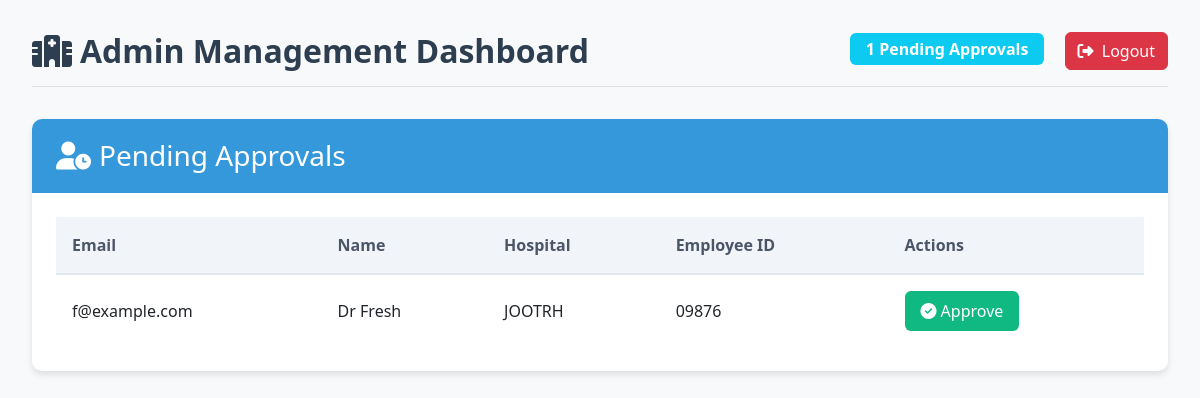
The app's page /dashboard (signed in) with its own data.
### app/models.py (models this page shows, shortened)
class User(UserMixin, db.Model):
    __tablename__ = 'users'
    id = db.Column(db.Integer, primary_key=True)
    hospital_id = db.Column(db.Integer, db.ForeignKey('hospitals.id'), nullable=False)
    admin_id = db.Column(db.Integer, db.ForeignKey('admins.id'))  # Who approved this user
    email = db.Column(db.String(120), unique=True, nullable=False)
    employee_id = db.Column(db.String(50), nullable=False )
    role = db.Column(db.String(30))  # 'doctor', 'nurse', etc.
    is_approved = db.Column(db.Boolean, default=False)
    approval_date = db.Column(db.DateTime)
    created_at = db.Column(db.DateTime, default=datetime.utcnow)
    name = db.Column(db.String(100), nullable=False)
    password_hash = db.Column(db.String(128))

class Hospital(db.Model):
    __tablename__ = 'hospitals'
    id = db.Column(db.Integer, primary_key=True)
    name = db.Column(db.String(100), unique=True, nullable=False)
    verification_code = db.Column(db.String(20), unique=True)
    is_active = db.Column(db.Boolean, default=True)
    created_at = db.Column(db.DateTime, default=datetime.utcnow)
    total_icu_beds = db.Column(db.Integer, default=0)
    available_icu_beds = db.Column(db.Integer, default=0)
    latitude = db.Column(db.Float)
    longitude = db.Column(db.Float)
    level = db.Column(db.Integer)
    admins = db.relationship('Admin', backref='hospital', lazy=True)
    users = db.relationship('User', backref='hospital', lazy=True)

### app/routes/main.py (the view)
@bp.route('/dashboard')
@login_required
def dashboard():
    if isinstance(current_user, Admin):
        pending_query = User.query.filter_by(is_approved=False)
        if current_user.privilege_level != 'super':
            pending_query = pending_query.filter_by(hospital_id=current_user.hospital_id)
        pending_users = pending_query.all()
        hospital_name = current_user.hospital.name if current_user.privilege_level == 'hospital' else "All Hospitals"
        return render_template('admin/dashboard.html',
                            pending_users=pending_users,
                            hospital_name=hospital_name,
                            current_user=current_user)
    return render_template('users/dashboard.html',
                         current_user=current_user)

### app/models.py (called while the page is built)
@login_manager.user_loader
def load_user(user_id):
    admin = Admin.query.get(int(user_id))
    if admin:
        return admin
    return User.query.get(int(user_id))

### app/templates/admin/dashboard.html (shortened to what this page needs)
{% extends "base.html" %} {% block content %}
<div class="admin-dashboard">
	<div class="dashboard-header">
		<h2><i class="fas fa-hospital me-2"></i>Admin Management Dashboard</h2>
		<div class="header-actions">
			<span class="badge bg-info"
				>{{ pending_users|length }} Pending Approvals</span
			>
			<a href="{{ url_for('main.logout') }}" class="btn btn-danger ms-3">
				<i class="fas fa-sign-out-alt me-1"></i> Logout
			</a>
		</div>
	</div>
	<div class="approval-card">
		<div class="card-header">
			<h3><i class="fas fa-user-clock me-2"></i>Pending Approvals</h3>
		</div>
		<div class="card-body">
			{% if pending_users %}
			<div class="approval-table-container">
				<table class="approval-table">
					<thead>
						<tr>
							<th>Email</th>
							<th>Name</th>
							<th>Hospital</th>
							<th>Employee ID</th>
							<th>Actions</th>
						</tr>
					</thead>
					<tbody>
						{% for user in pending_users %}
						<tr>
							<td>{{ user.email }}</td>
							<td>{{ user.name }}</td>
							<td>{{ user.hospital.name }}</td>
							<td>{{ user.employee_id }}</td>
							<td>
								<a
									href="{{ url_for('admin.approve_user', user_id=user.id) }}"
									class="approve-btn"
									onclick="return confirm('Are you sure you want to approve {{ user.email }}?')">
									<i class="fas fa-check-circle me-1"></i>Approve
								</a>
							</td>
						</tr>
						{% endfor %}
					</tbody>
				</table>
			</div>
			{% else %}
			<div class="no-pending">
				<i class="fas fa-check-circle fa-2x text-success mb-3"></i>
				<p>No pending approvals at this time</p>
			</div>
			{% endif %}
		</div>
	</div>
</div>
{% endblock %}

### app/static/css/styles.css (style rules this page uses)
body { font-family: 'Segoe UI', Tahoma, Geneva, Verdana, sans-serif; background-color: #f8f9fa; overflow-x: hidden; }

### app/templates/admin/dashboard.html (style rules this page uses)
.admin-dashboard { padding: 2rem; background-color: #f8f9fa; min-height: 100vh; }
.dashboard-header { display: flex; justify-content: space-between; align-items: center; margin-bottom: 2rem; padding-bottom: 1rem; border-bottom: 1px solid #e0e0e0; }
.dashboard-header h2 { color: #2c3e50; font-weight: 600; margin: 0; }
.header-actions .badge { font-size: 1rem; padding: 0.5rem 1rem; }
.approval-card { background: white; border-radius: 10px; box-shadow: 0 4px 6px rgba(0, 0, 0, 0.1); overflow: hidden; }
.card-header { background-color: #3498db; color: white; padding: 1.25rem 1.5rem; }
.card-header h3 { margin: 0; font-weight: 500; }
.card-body { padding: 1.5rem; }
.approval-table-container { overflow-x: auto; }
.approval-table { width: 100%; border-collapse: collapse; }
.approval-table th { background-color: #f1f5f9; color: #4a5568; padding: 1rem; text-align: left; font-weight: 600; border-bottom: 2px solid #e2e8f0; }
.approval-table td { padding: 1rem; border-bottom: 1px solid #edf2f7; vertical-align: middle; }
.approval-table tr:last-child td { border-bottom: none; }
.approve-btn { display: inline-flex; align-items: center; padding: 0.5rem 1rem; background-color: #10b981; color: white; border-radius: 6px; text-decoration: none; font-weight: 500; transition: all 0.2s; }

### records on screen
User: email "f@example.com", name "Dr Fresh", hospital.name "JOOTRH", employee_id "09876"

### other values on screen
{{ pending_users|length }} "1"
